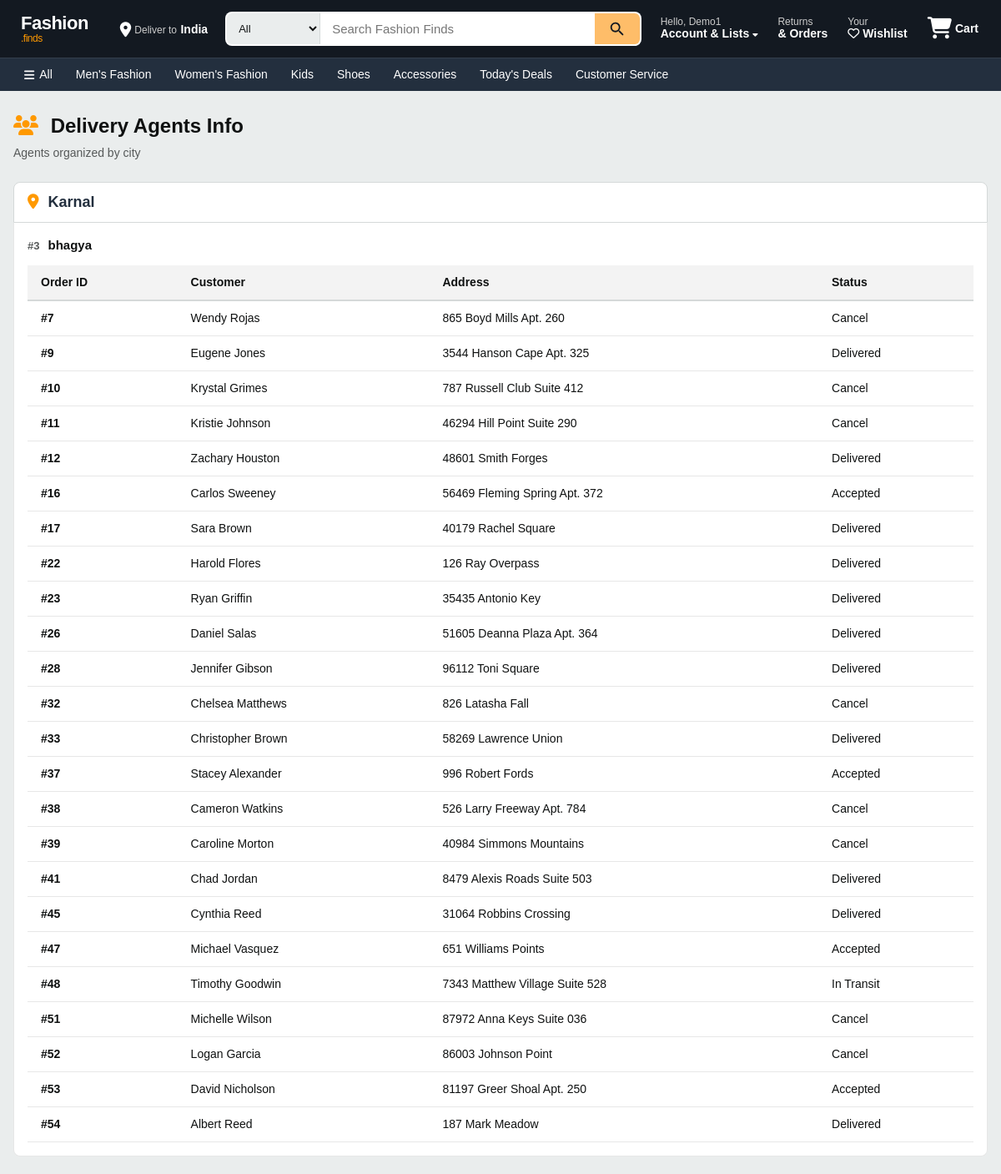
The app's page /delivery/delivery_agents_info (signed in, upper part) with its own data.
### app/models.py (models this page shows, shortened)
class User(db.Model, UserMixin):
    __tablename__ = 'users'
    id = db.Column(db.Integer, primary_key=True)
    name = db.Column(db.String(100), nullable=False)
    phone = db.Column(db.String(15), nullable=False)
    email = db.Column(db.String(100), unique=True, nullable=False)
    password = db.Column(db.String(255), nullable=False)
    address = db.Column(db.Text, nullable=False)
    state = db.Column(db.String(50), nullable=False)
    city = db.Column(db.String(50), nullable=False)
    pincode = db.Column(db.String(10), nullable=False)
    reset_token = db.Column(db.String(255), nullable=True)
    reset_token_expiry = db.Column(db.DateTime, nullable=True)
    approved = db.Column(db.Boolean, default=False)
    role = db.Column(db.String(10), nullable=False)

class Order(db.Model):
    __tablename__ = 'orders'
    id = db.Column(db.Integer, primary_key=True)
    user_id = db.Column(db.Integer, db.ForeignKey('users.id'), nullable=False)
    total_price = db.Column(db.Float, nullable=False)
    status = db.Column(db.String(50), nullable=False, default="Pending")  # ('Pending', 'Shipped', 'Delivered', 'Cancelled')
    order_date = db.Column(db.DateTime, nullable=False, default=lambda: datetime.now(timezone.utc))
    delivery_date = db.Column(db.DateTime, nullable=True)
    order_items = db.relationship('OrderItem', backref='order', lazy=True, cascade="all, delete-orphan")
    delivery_person_id = db.Column(db.Integer, db.ForeignKey('users.id'), nullable=True)
    customer_name = db.Column(db.String(100), nullable=False)
    address_line_1 = db.Column(db.String(100), nullable=False)
    state = db.Column(db.String(100), nullable=False)
    city = db.Column(db.String(100), nullable=False)
    pincode = db.Column(db.String(20), nullable=False)
    mail = db.Column(db.String(50), nullable=False)

### app/delivery.py (the view)
@delivery_bp.route("/delivery_agents_info")
@login_required
def delivery_agents_info():
    from collections import defaultdict
    agents = User.query.filter(User.role == "delivery_agent", User.approved == 1).all()
    agents_by_city = defaultdict(list)
    for agent in agents:
        agents_by_city[agent.city].append(agent)
    order = defaultdict(list)
    orders = Order.query.all()
    for o in orders:
        order[o.delivery_person_id].append(o)
    return render_template("delivery_agents_info.html",agents=agents_by_city, orders = order)

### app/templates/delivery_agents_info.html (shortened to what this page needs)
{% extends "base.html" %}
{% block content %}
<div class="del-agents-page">
    <div class="del-agents-header">
        <h1><i class="fas fa-users"></i> Delivery Agents Info</h1>
        <p>Agents organized by city</p>
    </div>
    {% for city, agent_list in agents.items() %}
    <div class="del-agents-city">
        <div class="del-city-title">
            <i class="fas fa-map-marker-alt"></i> {{ city }}
        </div>
        {% if agent_list %}
            {% for agent in agent_list %}
                {% if agent.approved %}
                <div class="del-agent-card">
                    <div class="del-agent-info">
                        <span class="del-agent-id">#{{ agent.id }}</span>
                        <span class="del-agent-name">{{ agent.name }}</span>
                    </div>
                    {% if orders[agent.id] %}
                    <div class="del-table-wrap">
                        <table class="del-table">
                            <thead>
                                <tr>
                                    <th>Order ID</th>
                                    <th>Customer</th>
                                    <th>Address</th>
                                    <th>Status</th>
                                </tr>
                            </thead>
                            <tbody>
                                {% for order in orders[agent.id] %}
                                <tr>
                                    <td><strong>#{{ order.id }}</strong></td>
                                    <td>{{ order.customer_name }}</td>
                                    <td>{{ order.address_line_1 }}</td>
                                    <td>{{ order.status }}</td>
                                </tr>
                                {% endfor %}
                            </tbody>
                        </table>
                    </div>
                    {% else %}
                    <div class="del-empty del-empty-sm">
                        <p>No orders taken</p>
                    </div>
                    {% endif %}
                </div>
                {% endif %}
            {% endfor %}
        {% else %}
            <div class="del-empty">
                <i class="fas fa-user-slash"></i>
                <p>No delivery agents in this city</p>
            </div>
        {% endif %}
    </div>
    {% endfor %}
</div>
{% endblock %}

### app/templates/navbar.html (shortened to what this page needs)
<div class="nav-container">
    <div class="navbar-top">
        <div class="logo">
            <a href="/">Fashion<span class="logo-accent">.finds</span></a>
        </div>
        <div class="deliver-to">
            <i class="fas fa-location-dot"></i>
            <div>
                <span class="deliver-label">Deliver to</span>
                <span class="deliver-value">India</span>
            </div>
        </div>
        <div class="nav-search">
            <form action="{{ url_for('views.search') }}" method="GET" class="search-bar">
                <select name="category" class="search-category">
                    <option value="">All</option>
                </select>
                <input type="text" name="query" class="search-input"
                       placeholder="Search Fashion Finds" required>
                <button type="submit" class="search-button">
                </button>
            </form>
        </div>
        <div class="nav-actions">
            <div class="dropdown">
                <a href="{{ url_for('auth.account') }}" class="nav-action-item">
                    <span class="nav-action-label">Hello, {% if current_user.is_authenticated %}{{ current_user.name }}{% else %}sign in{% endif %}</span>
                    <span class="nav-action-value">Account & Lists <i class="fas fa-caret-down nav-dropdown-arrow"></i></span>
                </a>
            </div>
            <a href="{{ url_for('views.my_orders') }}" class="nav-action-item">
                <span class="nav-action-label">Returns</span>
                <span class="nav-action-value">& Orders</span>
            </a>
            <a href="/wishlist" class="nav-action-item">
                <span class="nav-action-label">Your</span>
                <span class="nav-action-value"><i class="far fa-heart"></i> Wishlist</span>
            </a>
            <a href="/cart" class="nav-cart">
                <span class="cart-icon-wrap">
                    <i class="fas fa-shopping-cart"></i>
                </span>
                <span class="cart-label">Cart</span>
            </a>
        </div>
    </div>
    <div class="navbar-bottom">
        <div class="navbar-bottom-inner">
            <a href="/" class="nav-cat-link"><i class="fas fa-bars"></i> All</a>
            <a href="{{ url_for('views.products_by_category', category_name='Men') }}" class="nav-cat-link">Men's Fashion</a>
            <a href="{{ url_for('views.products_by_category', category_name='Women') }}" class="nav-cat-link">Women's Fashion</a>
            <a href="{{ url_for('views.products_by_category', category_name='Kids') }}" class="nav-cat-link">Kids</a>
            <a href="{{ url_for('views.products_by_category', category_name='Shoes') }}" class="nav-cat-link">Shoes</a>
            <a href="{{ url_for('views.products_by_category', category_name='Accessories') }}" class="nav-cat-link">Accessories</a>
            <a href="{{ url_for('views.search') }}?query=sale" class="nav-cat-link">Today's Deals</a>
            <a href="{{ url_for('views.contact') }}" class="nav-cat-link">Customer Service</a>
        </div>
    </div>
</div>

### records on screen
User: name "Demo1"
User: city "Karnal", id "3", name "bhagya"
Order: id "7", customer_name "Wendy Rojas", address_line_1 "865 Boyd Mills Apt. 260", status "Cancel"
Order: id "9", customer_name "Eugene Jones", address_line_1 "3544 Hanson Cape Apt. 325", status "Delivered"
Order: id "10", customer_name "Krystal Grimes", address_line_1 "787 Russell Club Suite 412", status "Cancel"
Order: id "11", customer_name "Kristie Johnson", address_line_1 "46294 Hill Point Suite 290", status "Cancel"
Order: id "12", customer_name "Zachary Houston", address_line_1 "48601 Smith Forges", status "Delivered"
Order: id "16", customer_name "Carlos Sweeney", address_line_1 "56469 Fleming Spring Apt. 372", status "Accepted"
Order: id "17", customer_name "Sara Brown", address_line_1 "40179 Rachel Square", status "Delivered"
Order: id "22", customer_name "Harold Flores", address_line_1 "126 Ray Overpass", status "Delivered"
Order: id "23", customer_name "Ryan Griffin", address_line_1 "35435 Antonio Key", status "Delivered"
Order: id "26", customer_name "Daniel Salas", address_line_1 "51605 Deanna Plaza Apt. 364", status "Delivered"
Order: id "28", customer_name "Jennifer Gibson", address_line_1 "96112 Toni Square", status "Delivered"
Order: id "32", customer_name "Chelsea Matthews", address_line_1 "826 Latasha Fall", status "Cancel"
Order: id "33", customer_name "Christopher Brown", address_line_1 "58269 Lawrence Union", status "Delivered"
Order: id "37", customer_name "Stacey Alexander", address_line_1 "996 Robert Fords", status "Accepted"
Order: id "38", customer_name "Cameron Watkins", address_line_1 "526 Larry Freeway Apt. 784", status "Cancel"
Order: id "39", customer_name "Caroline Morton", address_line_1 "40984 Simmons Mountains", status "Cancel"
Order: id "41", customer_name "Chad Jordan", address_line_1 "8479 Alexis Roads Suite 503", status "Delivered"
Order: id "45", customer_name "Cynthia Reed", address_line_1 "31064 Robbins Crossing", status "Delivered"
Order: id "47", customer_name "Michael Vasquez", address_line_1 "651 Williams Points", status "Accepted"
Order: id "48", customer_name "Timothy Goodwin", address_line_1 "7343 Matthew Village Suite 528", status "In Transit"
Order: id "51", customer_name "Michelle Wilson", address_line_1 "87972 Anna Keys Suite 036", status "Cancel"
Order: id "52", customer_name "Logan Garcia", address_line_1 "86003 Johnson Point", status "Cancel"
Order: id "53", customer_name "David Nicholson", address_line_1 "81197 Greer Shoal Apt. 250", status "Accepted"
Order: id "54", customer_name "Albert Reed", address_line_1 "187 Mark Meadow", status "Delivered"
